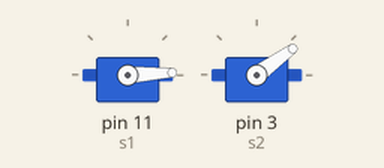
This sketch was run on a simulated Arduino Uno, built with avr-gcc and run on an emulated ATmega328P. On the bench: 2 × servo.

Above: at 0.05 s.
At 1.0 s:
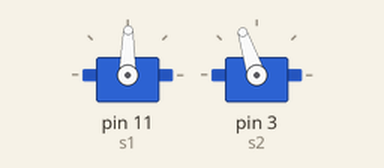
At 2.0 s:
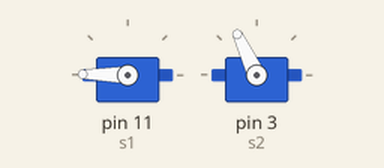
At 3.95 s:
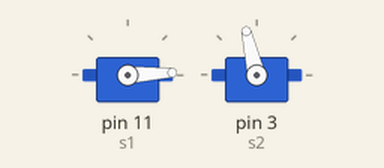
Timing chart, 0 to 9.1 s (numbered marks = the images above):
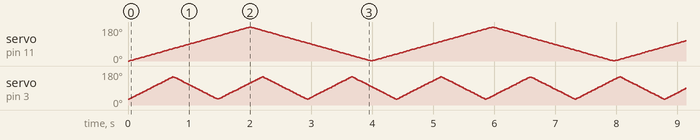

The sketch:

Multi_Servo_Swing.ino
```cpp
#include <Servo.h>
Servo s1, s2;
int s1_min = 0, s1_max = 180, s1_pos = s1_min;
int s2_min = 30, s2_max = 150, s2_pos = s2_min;
bool ds1 = 0, ds2 = 0;
unsigned long t1, t2;

void setup() {
  s1.attach(11);
  s2.attach(3);
  s1.write(s1_pos);
  s2.write(s2_pos);
}

void loop() {
  if (millis() - t1 > 10) {
    t1 = millis();
    (ds1 == 0) ? s1_pos++ : s1_pos--;
    if (s1_pos == s1_max || s1_pos == s1_min) ds1 = !ds1;
    s1.write(s1_pos);
  }
  if (millis() - t2 > 5) {
    t2 = millis();
    (ds2 == 0) ? s2_pos++ : s2_pos--;
    if (s2_pos == s2_max || s2_pos == s2_min) ds2 = !ds2;
    s2.write(s2_pos);
  }
}
```
